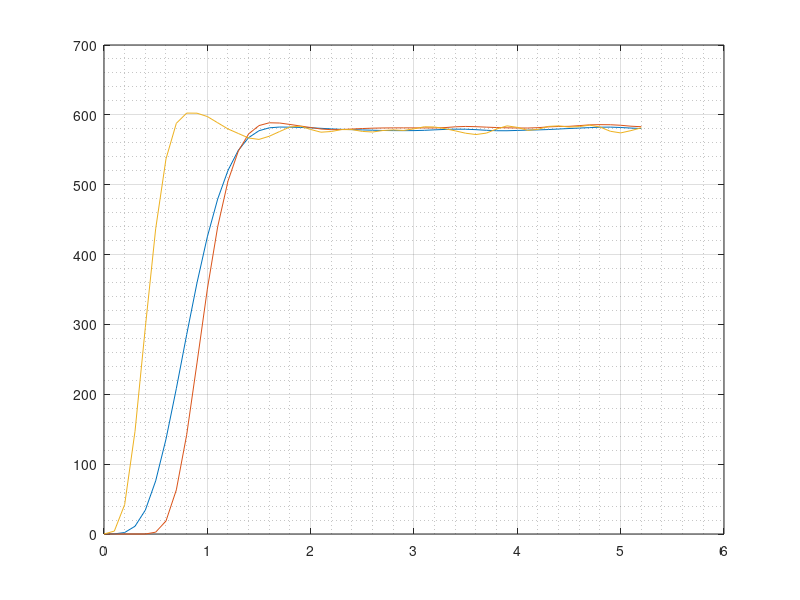

Reproduce this figure in MATLAB.
close all; clc; clear all;

K=0.169022678510371;
Ti=0.072109163345392;
Td=0.091354695916176;
N=5;
Tf=Td/N;

zeta = 0.900733958553509;
wn=8.036118730219977;
k=1;
t=0:0.005:5;

s=tf('s');

%sistemas
M=(wn^2)/(s^2+2*zeta*wn*s+wn^2);
P=K*(1+(1/(Ti*s))+(Td*s/(1+Tf*s)));
malha_fechada=(P*M)/(1+P*M);

tecido_corrigido = [0
4.158
42.15
146.88
295.908
436.854
537.09
587.91
602.526
602.394
597.6
588.702
579.828
573.354
566.85
564.858
569.43
576.162
582.666
583.854
579.066
575.178
576.18
578.922
578.88
576.312
575.466
577.644
578.406
577.68
580.002
582.954
582.6
580.284
577.086
573.702
571.842
573.888
579.762
584.244
582.096
577.788
579.294
583.488
584.19
582.576
583.206
585.288
582.558
576.504
574.17
577.464
581.508];

tecido_corrigido = tecido_corrigido';
t=0:0.1:(length(tecido_corrigido)*0.1)-0.1;
[saida,t,x]=lsim(malha_fechada,tecido_corrigido,t);
plot(t,saida);

carro=[0
0
0
0
0
2.62
18.68
63.17
141.91
244.92
350.55
439.72
505.35
548.24
572.77
584.67
588.66
588.31
586.26
584.06
581.87
579.75
578.76
579.02
579.73
580.43
580.95
581.24
581.36
581.38
581.36
581.32
581.28
581.78
582.89
583.43
583.06
582.42
581.84
581.44
581.22
581.14
581.66
582.81
583.39
583.57
584.59
585.68
585.98
585.87
585.1
583.75
583.03]
hold on
plot(t,carro);
plot(t,tecido_corrigido);
grid on
grid minor
